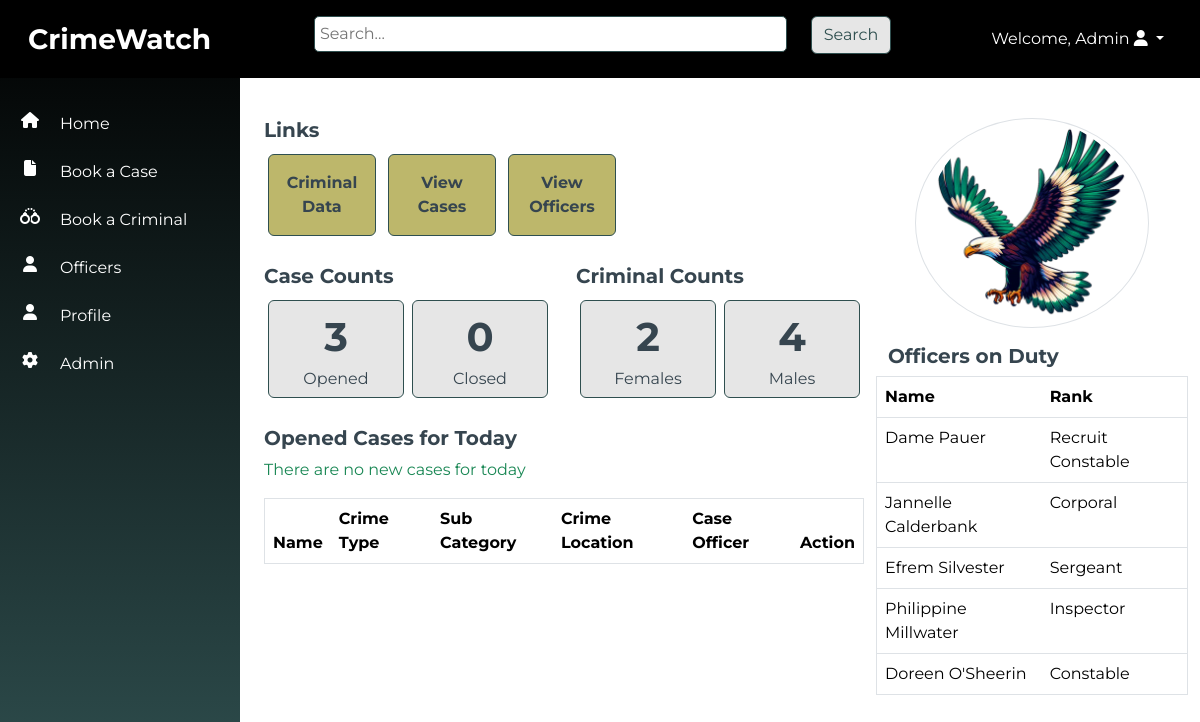
The app's page / (signed in) with its own data.
### officers/models.py (models this page shows, shortened)
class Officer(models.Model):
    SEX_CHOICES = [
        ('male', 'Male'),
        ('female', 'Female'),
    ]
    RANK_CHOICES = [
        ('Recruit Constable', 'Recruit Constable'),
        ('Constable', 'Constable'),
        ('Corporal', 'Corporal'),
        ('Sergeant', 'Sergeant'),
        ('Sergeant Major', 'Major'),
        ('Inspector', 'Inspector'),
    ]
    DUTY_STATUS = [
        ('On Duty', 'On Duty'),
        ('Off Duty', 'Off Duty'),
    ]
    name = models.CharField(max_length=100)
    sex = models.CharField(max_length=10, choices=SEX_CHOICES, default="Male")
    rank = models.CharField(max_length=100, choices=RANK_CHOICES, blank=True)
    badge_number = models.IntegerField(unique=True)
    area = models.CharField(max_length=100)
    date_of_birth = models.DateField()
    phone_number = models.CharField(max_length=100)
    email = models.EmailField(unique=True)
    address = models.CharField(max_length=255)
    city = models.CharField(max_length=100)
    state = models.CharField(max_length=100)
    nationality = models.CharField(max_length=255, default="Nigerian")
    duty_status = models.CharField(max_length=10, choices=DUTY_STATUS, default="On Duty")

### crimewatch/views.py (the view)
# urls.py: 2. Add a URL to urlpatterns:  path('', views.home, name='home')
@login_required
def home(request):
    officers_on_duty = Officer.objects.filter(duty_status="On Duty")
    open_cases_count = CriminalCase.objects.filter(Q(case_status='active') | Q(case_status='in_progress')).count()
    closed_cases_count = CriminalCase.objects.filter(case_status='closed').count()
    female_criminals_count = CriminalRecord.objects.filter(gender='female').count()
    male_criminals_count = CriminalRecord.objects.filter(gender='male').count()
    today = date.today()
    today_cases = CriminalCase.objects.filter(event_date=today)
    context = {
        'officers_on_duty': officers_on_duty,
        'open_cases_count': open_cases_count,
        'closed_cases_count': closed_cases_count,
        'female_criminals_count': female_criminals_count,
        'male_criminals_count': male_criminals_count,
        'today_cases' :  today_cases,
    }
    return render(request, 'home.html', context)

### templates/home.html (shortened to what this page needs)
{% extends 'base.html' %}
{% load static %}
{% block content %}
    <div class="container-fluid">
        <div class="row pt-4">
        <div class="col-md-8">
            <h5 class="fw-bold">Links</h5>
            <div class="d-inline-block">
                <a href="{% url 'criminal_list' %}" class="btn btn-secondary m-1 py-3 w-25"><span class="fw-bold">Criminal Data</span></a>
                <a href="{% url 'case_list' %}" class="btn btn-secondary m-1 py-3 w-25"><span class="fw-bold">View Cases</span></a>
                <a href="{% url 'officer_list' %}" class="btn btn-secondary m-1 py-3 w-25"><span class="fw-bold">View Officers</span></a>
            </div>
            <div class="row pt-4">
                <div class="col-6">
                    <h5 class="fw-bold">Case Counts</h5>
                    <div class="d-flex">
                        <a href="{% url 'open_cases_list' %}" class="btn btn-gray w-50 m-1"> <span class="fs-1 fw-bold">{{ open_cases_count }} </span><br> Opened </a>
                        <a href="{% url 'closed_cases_list' %}" class="btn btn-gray w-50 m-1"> <span class="fs-1 fw-bold">{{ closed_cases_count }}</span> <br> Closed</a>
                     </div>
                </div>
                <div class="col-6">
                    <h5 class="fw-bold">Criminal Counts</h5>
                    <div class="d-flex">
                        <a href="{% url 'female_criminals_list' %}" class="btn btn-gray w-50 m-1"> <span class="fs-1 fw-bold">{{ female_criminals_count }} </span><br> Females </a>
                        <a href="{% url 'male_criminals_list' %}" class="btn btn-gray w-50 m-1"> <span class="fs-1 fw-bold">{{ male_criminals_count }}</span> <br> Males </a>
                     </div>
                </div>
            </div>
            <div class="row pt-4">
                <div class="col-md-12">
                    <h5 class="fw-bold">Opened Cases for Today</h5>
                    <table class="table border">
                        <thead>
                            <tr class="">
                                <th scope="col">Name</th>
                                <th scope="col">Crime Type</th>
                                <th scope="col">Sub Category</th>
                                <th scope="col">Crime Location</th>
                                <th scope="col">Case Officer</th>
                                <th scope="col">Action</th>
                            </tr>
                        </thead>
                        <tbody>
                            {% for case in today_cases %}
                                <tr>
                                    <td class="text-capitalize">{{ case.case_number }}</td>
                                    <td class="text-capitalize">{{ case.crime_type.name }}</td>
                                    <td class="text-capitalize">{{ case.crime_subcategory.name }}</td>
                                    <td class="text-capitalize">{{ case.location_of_crime}}</td>
                                    <td class="text-capitalize">{{ case.case_officer}}</td>
                                    <td><a href="{% url 'case_update' case.id %}"><i class="fa fa-pencil text-black"></i></a></td>
                                </tr>
                            {% empty %}
                                <p class="text-success">There are no new cases for today</p>
                            {% endfor %}
                        </tbody>
                    </table>
                </div>
            </div>
        </div>
        <div class="col-md-4">
            <div class="row pb-3">
                <img src="{% static 'images/Naija Eagle1.png' %}" alt="Naija Eagle" class="img-fluid border rounded-circle w-75 mx-auto">
            </div>
            <div class="row">
                <h5 class="fw-bold">Officers on Duty</h5>
                <table class="table border">
                    <thead>
                        <tr class="">
                            <th scope="col">Name</th>
                            <th scope="col">Rank</th>
                        </tr>
                    </thead>
                    <tbody>
                        {% for officer in officers_on_duty %}
                            <tr>
                                <td class="text-capitalize">{{ officer.name }}</td>
                                <td class="text-capitalize">{{ officer.rank }}</td>
                            </tr>
                        {% empty %}
                            <p>There are no officers on duty.</p>
                        {% endfor %}
                    </tbody>
                </table>
            </div>
        </div>
    </div>
    </div>
{% endblock %}

### templates/base.html (shortened to what this page needs)
<!DOCTYPE html>
<html lang="en">
<head>
    <link rel="stylesheet" href="https://cdnjs.cloudflare.com/ajax/libs/font-awesome/6.5.2/css/all.min.css">
    {% load static %}
    <link rel="stylesheet" type="text/css" href="{% static 'src/styles.css' %}">
    <link href="https://cdn.jsdelivr.net/npm/bootstrap@5.3.3/dist/css/bootstrap.min.css" rel="stylesheet">
</head>
<body>
    <nav class="navbar navbar-expand-sm navbar-dark p-3">
        <div class="container-fluid">
            <div class="col-md-3"><a class="navbar-brand fs-3 fw-bold" href="{% url 'home' %}">CrimeWatch</a></div>
            <div class="col-md-6 d-none d-sm-block">
              <form method="get" action="{% url 'search_results' %}">
                <div class="row mb-2 align-items-start">
                  <div class="col-md-10">
                    <input type="text" name="q" placeholder="Search...">
                  </div>
                  <div class="col-md-2 rounded-top">
                    <button type="submit" class="btn btn-gray">Search</button>
                  </div>
              </div>
            </form>
          </div>
                <div class="col-md-3 d-none d-sm-block float-end">
                  {% if user.is_authenticated %}
                  <ul class="navbar-nav ml-3 justify-content-end">
                  <li class="dropdown nav-item">
                      <a href="#" class="dropdown-toggle nav-link text-white text-capitalize" data-bs-toggle="dropdown">Welcome, {{ user.username }} <i class="fa fa-user"></i> <b class="caret"></b></a>
                  </li></ul>
                  {% else %}
                  <li><a href="{% url 'login' %}">Login</a></li>
                  {% endif %}
          </div>
        </div>
      </nav>
    <div class="container-fluid">
        <div class="row">
        <div class="vert-bar d-none d-sm-block">
            <ul class="navbar-nav">
              <li class="nav-item my-1  py-2 row align-items-start">
                <i class="col-3 fa fa-house text-center"></i>
                <a class="col-9 nav-link p-0 m-0" href="{% url 'home' %}">Home</a>
              </li>
              <li class="nav-item my-1  py-2 row align-items-start">
                <i class="col-3 fa fa-file text-center"></i>
                <a class="col-9 nav-link p-0 m-0" href="{% url 'case_create' %}">Book a Case</a>
              </li>
              <li class="nav-item my-1  py-2 row align-items-start">
                <i class="col-3 fa fa-handcuffs text-center"></i>
                <a class="col-9 nav-link p-0 m-0" href="{% url 'criminal_create' %}">Book a Criminal</a>
              </li>
              <li class="nav-item my-1 py-2 row align-items-start">
                <i class="col-3 fa fa-user text-center"></i>
                <a class="col-9 nav-link p-0 m-0" href="{% url 'officer_list' %}">Officers</a>
              </li>
              <li class="nav-item my-1 py-2 row align-items-start">
                <i class="col-3 fa fa-user text-center"></i>
                <a class="col-9 nav-link p-0 m-0" href="{% url 'profile' %}">Profile</a>
              </li>
              <li class="nav-item my-1 py-2 row align-items-start">
                <i class="col-3 fa fa-gear text-center"></i>
                <a class="col-9 nav-link p-0 m-0" href="{% url 'admin:index' %}">Admin</a>
              </li>
              </ul>
        </div>
        <div class="content pt-3">
            {% block content %}{% endblock %}
        </div>
        </div>
    </div>
</body>
</html>

### static/src/styles.css (style rules this page uses)
body { font-family: 'Montserrat', sans-serif !important; color: var(--charcoal) !important; }
:root { --dark-slate-gray:#2F4F4F; --dark-khaki: #BDB76B; --crimson-red: #DC143C; --ivory: ##FFFFF0; --charcoal: #36454F; --dim-gray: #696969; --orange: #FFa500 }
.navbar { background:black; color: var(--dark-slate-gray) !important; z-index: 2; }
p { color: var(--charcoal) !important; }
.btn-secondary { background-color: var(--dark-khaki) !important; color: var(--ivory) !important; border-color: var(--dark-slate-gray) !important; }
.btn-gray { background-color: #e6e6e6 !important; color: var(--ivory) !important; border-color: var(--dark-slate-gray) !important; }
.vert-bar { background-image: linear-gradient(180deg, black, var(--dark-slate-gray)) !important; position: fixed; top: 0; left: 0; z-index: 1; padding-top: 100px !important; width: 20% !important; height: 100%; color: white; padding: 20px 0; overflow-x: hidden; }
input[type="text"], input[type="number"], input[type="email"], input[type="date"], textarea { width:100%; border-radius: 5px; border: solid 1px #2F4F4F; padding:5px; }
.content { width:80% !important; margin: auto 0 0 20%; }

### records on screen
Officer: name "Dame Pauer", rank "Recruit Constable"
Officer: name "Jannelle Calderbank", rank "Corporal"
Officer: name "Efrem Silvester", rank "Sergeant"
Officer: name "Philippine Millwater", rank "Inspector"
Officer: name "Doreen O'Sheerin", rank "Constable"

### other values on screen
{{ user.username }} "Admin"
{{ open_cases_count }} "3"
{{ closed_cases_count }} "0"
{{ female_criminals_count }} "2"
{{ male_criminals_count }} "4"
